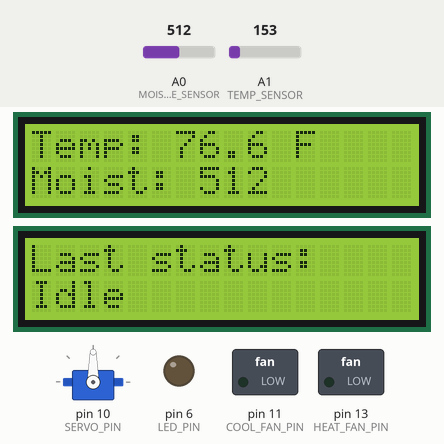
A sketch run on a simulated Arduino Uno, built with avr-gcc and run on an emulated ATmega328P. Parts: 2 × 16×2 character LCD, servo, switched loads named in the sketch (green lamp = pin HIGH), output pins drawn as LEDs (lit = HIGH). The inputs (shaded band) are chosen by the test bench; at power-on: A1 (TEMP_SENSOR) = 153, A0 (MOISTURE_SENSOR) = 512. Pins used as bus, display or sensor lines are not drawn; what the sketch prints to the serial monitor is not drawn.

Above: at 2.3 s.
2.4 s: A1 (TEMP_SENSOR) set to 173
At 3.1 s:
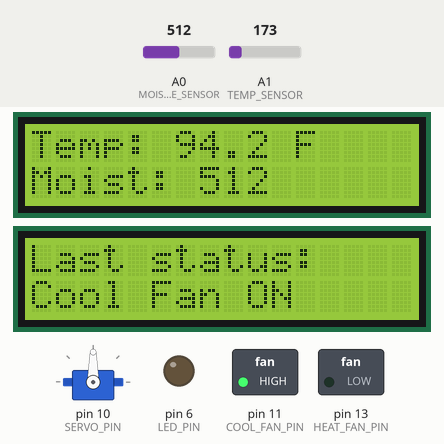
4.1 s: A1 (TEMP_SENSOR) set to 133
At 5.4 s:
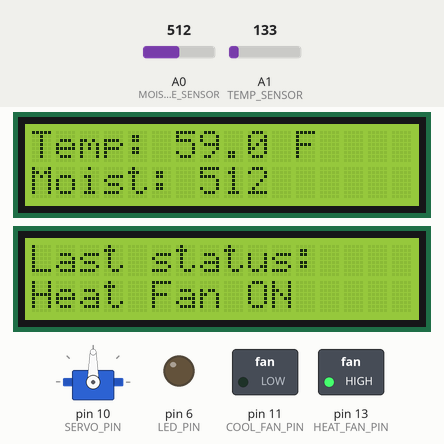
5.7 s: A0 (MOISTURE_SENSOR) set to 716
At 6.4 s:
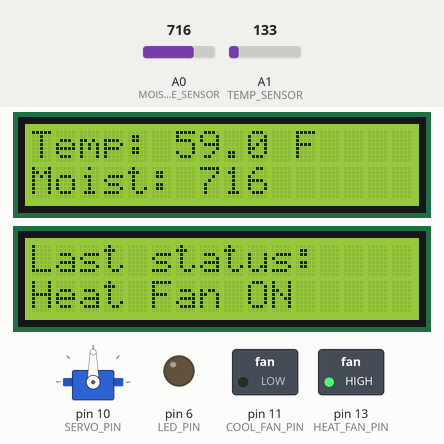
7.2 s: A0 (MOISTURE_SENSOR) set to 900
At 8.4 s:
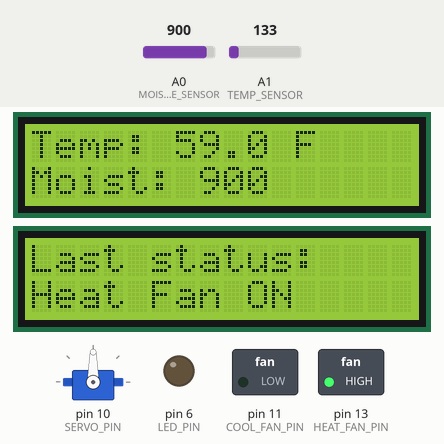
8.7 s: A1 (TEMP_SENSOR) set to 114
At 9.5 s:
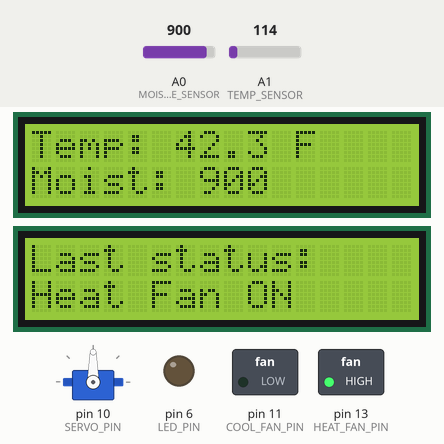
10.2 s: A0 (MOISTURE_SENSOR) set to 1023
At 11.7 s:
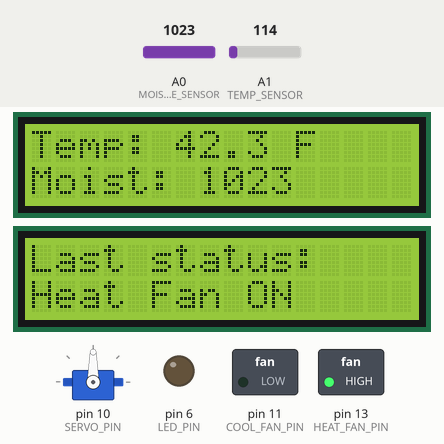
Timing chart, 0 to 12.8 s (numbered marks = the images above; inputs shaded):
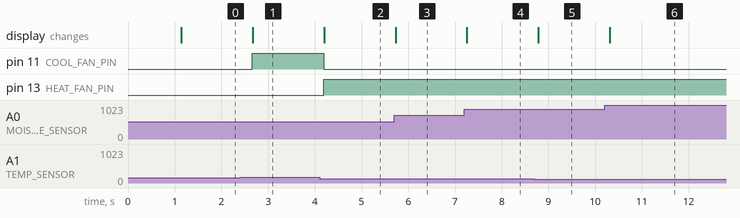

Measured:
- the behaviour switches between 156 and 157 on A1 (TEMP_SENSOR) (found by bisection; images 0 and 1)
- after the input at 2.4 s, pin 11 (COOL_FAN_PIN): LOW → HIGH after 0.26 s; the display: changes after 0.27 s (image 1)
- after the input at 4.1 s, pin 11 (COOL_FAN_PIN): HIGH → LOW after 0.09 s; pin 13 (HEAT_FAN_PIN): LOW → HIGH after 0.09 s; the display: changes after 0.10 s (image 2)
- after the input at 5.7 s, the display: changes at once (image 3)
- after the input at 7.2 s, the display: changes after 0.05 s (image 4)
- after the input at 8.7 s, the display: changes after 0.08 s (image 5)
- after the input at 10.2 s, the display: changes after 0.11 s (image 6)

The sketch:

Final_Code.ino
```cpp
#include <Servo.h>
#include <LiquidCrystal.h>

#define LED_PIN 6
#define HEAT_FAN_PIN 13
#define COOL_FAN_PIN 11
#define SERVO_PIN 10

#define TEMP_SENSOR A1
#define MOISTURE_SENSOR A0
#define CONTRAST_PIN 9

LiquidCrystal lcd1(12, 7, 5, 4, 3, 2);
LiquidCrystal lcd2(12, 8, 5, 4, 3, 2);

Servo valveServo;

bool servoActive = false;
unsigned long servoStartTime = 0;
String lastStatus = "";
String inputBuffer = "";

void setup() {
  Serial.begin(9600);
  pinMode(LED_PIN, OUTPUT);
  pinMode(HEAT_FAN_PIN, OUTPUT);
  pinMode(COOL_FAN_PIN, OUTPUT);
  pinMode(CONTRAST_PIN, OUTPUT);
  analogWrite(CONTRAST_PIN, 50);

  lcd1.begin(16, 2);
  lcd2.begin(16, 2);
  lcd1.display();
  lcd2.display();

  valveServo.attach(SERVO_PIN);
  valveServo.write(90);

  lcd1.setCursor(0, 0);
  lcd1.print("System Ready");
  lcd2.setCursor(0, 0);
  lcd2.print("Last status:");
  lcd2.setCursor(0, 1);
  lcd2.print("Idle");
  delay(1000);
}

void loop() {
  // === Temperature ===
  int tempReading = analogRead(TEMP_SENSOR);
  float voltage = tempReading * (5.0 / 1023.0);
  float temperatureF = (voltage - 0.5) * 100.0 * 9.0 / 5.0 + 32;

  // === Moisture ===
  int moisture = analogRead(MOISTURE_SENSOR);

  // === Send data as JSON ===
    Serial.print("{");
  Serial.print("\"temperature\":");
  Serial.print(temperatureF);
  Serial.print(",\"moisture\":");
  Serial.print(moisture);
  Serial.println("}");

  // === Update LCD ===
  lcd1.setCursor(0, 0);
  lcd1.print("Temp: ");
  lcd1.print(temperatureF, 1);
  lcd1.print(" F   ");

  lcd1.setCursor(0, 1);
  lcd1.print("Moist: ");
  lcd1.print(moisture);
  lcd1.print("   ");

  // === Fan logic ===
  static bool heatFanOn = false;
  static bool coolFanOn = false;

  if (temperatureF < 60 && !heatFanOn) {
    digitalWrite(HEAT_FAN_PIN, HIGH);
    digitalWrite(COOL_FAN_PIN, LOW);
    heatFanOn = true;
    coolFanOn = false;
    showLCD2Status("Heat Fan ON");
  } else if (temperatureF > 80 && !coolFanOn) {
    digitalWrite(COOL_FAN_PIN, HIGH);
    digitalWrite(HEAT_FAN_PIN, LOW);
    coolFanOn = true;
    heatFanOn = false;
    showLCD2Status("Cool Fan ON");
  } else if (temperatureF >= 60 && temperatureF <= 80) {
    if (heatFanOn || coolFanOn) {
      digitalWrite(HEAT_FAN_PIN, LOW);
      digitalWrite(COOL_FAN_PIN, LOW);
      heatFanOn = false;
      coolFanOn = false;
      showLCD2Status("Fans OFF");
    }
  }

  // === Serial input JSON command ===
  while (Serial.available()) {
    char inChar = Serial.read();
    if (inChar == '\n') {
      handleCommand(inputBuffer);
      inputBuffer = "";
    } else {
      inputBuffer += inChar;
    }
  }

  // === Servo timeout ===
  if (servoActive && millis() - servoStartTime >= 5000) {
    valveServo.write(90);
    servoActive = false;
    showLCD2Status("Watering OFF");
  }

  delay(300);
}

void showLCD2Status(String status) {
  if (status != lastStatus) {
    lcd2.clear();
    lcd2.setCursor(0, 0);
    lcd2.print("Last status:");
    lcd2.setCursor(0, 1);
    lcd2.print(status);
    lastStatus = status;
  }
}

void handleCommand(String cmd) {
  if (cmd.indexOf("\"device\":\"coolfan\"") >= 0) {
    if (cmd.indexOf("\"action\":\"on\"") >= 0) {
      digitalWrite(COOL_FAN_PIN, HIGH);
      showLCD2Status("Fan ON");
    } else if (cmd.indexOf("\"action\":\"off\"") >= 0) {
      digitalWrite(COOL_FAN_PIN, LOW);
      showLCD2Status("Fan OFF");
    }
    }
  else if (cmd.indexOf("\"device\":\"heatfan\"") >= 0) {
    if (cmd.indexOf("\"action\":\"on\"") >= 0) {
      digitalWrite(HEAT_FAN_PIN, HIGH);
      showLCD2Status("Fan ON");
    } else if (cmd.indexOf("\"action\":\"off\"") >= 0) {
      digitalWrite(HEAT_FAN_PIN, LOW);
      showLCD2Status("Fan OFF");
    }
  } else if (cmd.indexOf("\"device\":\"led\"") >= 0) {
    if (cmd.indexOf("\"action\":\"on\"") >= 0) {
      digitalWrite(LED_PIN, HIGH);
      showLCD2Status("LED ON");
    } else if (cmd.indexOf("\"action\":\"off\"") >= 0) {
      digitalWrite(LED_PIN, LOW);
      showLCD2Status("LED OFF");
    }
  } else if (cmd.indexOf("\"device\":\"water\"") >= 0) {
    if (!servoActive) {
      valveServo.write(0); // open valve
      servoStartTime = millis();
      servoActive = true;
      showLCD2Status("Watering ON");
    }
  }

}
```
